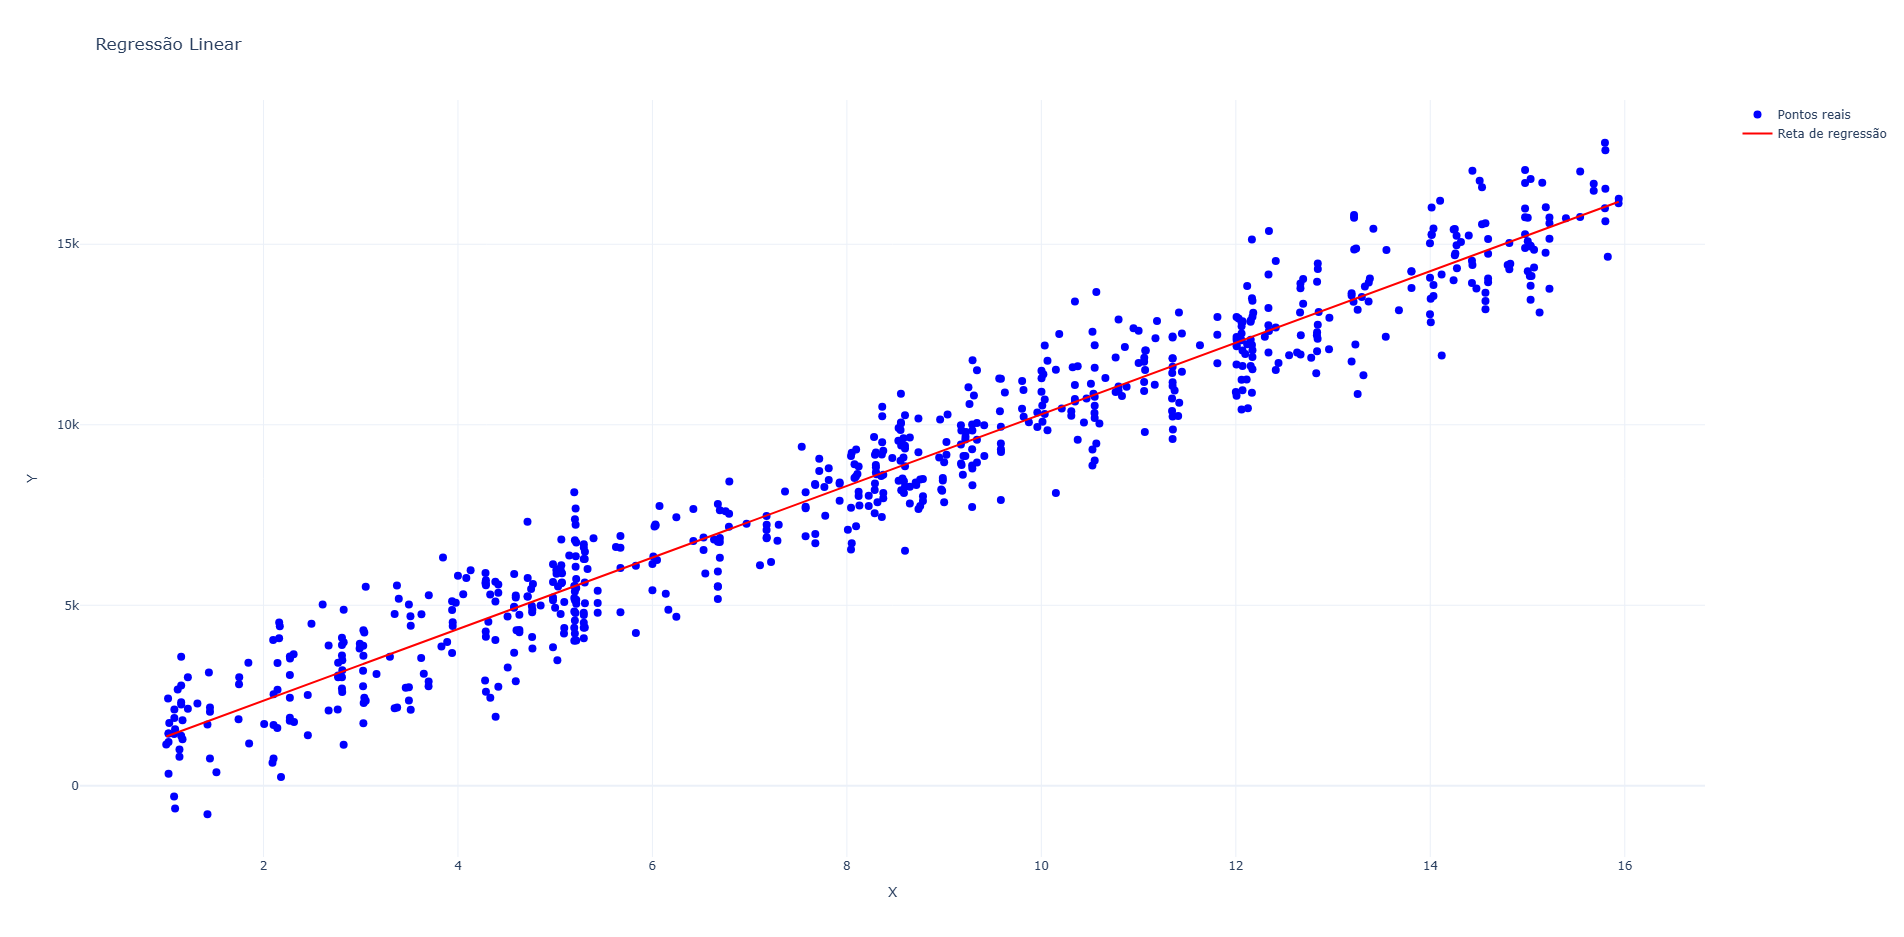

This chart was generated by the following Python code:
import numpy as np
import plotly.graph_objects as go
from sklearn.linear_model import LinearRegression

# Lê os dados dos arquivos
x = np.loadtxt('x.txt')
y = np.loadtxt('y.txt')

# Ajusta o formato dos dados
x = x.reshape(-1, 1)

# Cria e treina o modelo de regressão
modelo = LinearRegression()
modelo.fit(x, y)

# Faz previsões
y_pred = modelo.predict(x)

# Exibe os coeficientes
a = modelo.coef_[0]
b = modelo.intercept_
print(f"Equação da reta: y = {a:.4f}x + {b:.4f}")

# Cria o gráfico interativo
fig = go.Figure()

# Adiciona os pontos reais
fig.add_trace(go.Scatter(
    x=x.flatten(), y=y,
    mode='markers',
    name='Pontos reais',
    marker=dict(color='blue', size=8)
))

# Adiciona a reta de regressão
fig.add_trace(go.Scatter(
    x=x.flatten(), y=y_pred,
    mode='lines',
    name='Reta de regressão',
    line=dict(color='red', width=2)
))

# Configura layout
fig.update_layout(
    title='Regressão Linear',
    xaxis_title='X',
    yaxis_title='Y',
    template='plotly_white'
)

# Salva o gráfico em HTML
fig.write_html('grafico.html')
